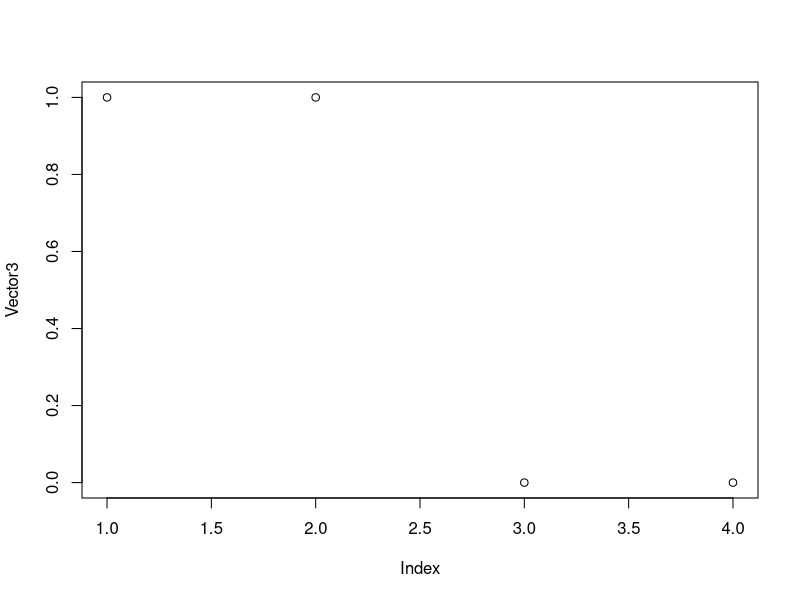
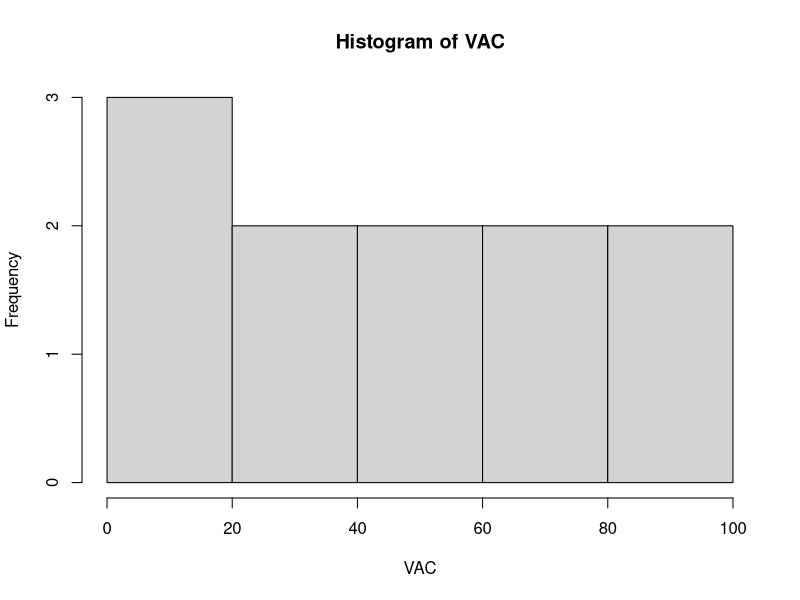

Recreate these plots in R, in order.
#If
Nota = 70

if(Nota >=70) {
  
  print ("Aprobado") 
  
}else{
  ("Reprobado")
}

#for
Final=7

for (i in 1:Final) {
  if (i>=7) {
    print("Estoy aprobado")
  }
}

Var1=2L
Var2=2
Var3="Caracter"

#integer
auto=1000
Casa=2000
auto+Casa

#double
M=700000
N=300000
O=sqrt(M+N)
paste("Valor de O es:",O)

#caracter
print("Ciencias de datos es solo para gatos")

#vectorenteros

V=c(1L,2L,3L,4L,5L)
class(V)
V

#vectormeses
VectorMes = c ("enero","febrero", "marzo", "Abril","Mayo","Junio","Julio","Agosto", "Septiembre","Octubre","Noviembre","Diciembre")
VectorMes
class(VectorMes)

#vectorpersonas
VPersona = c("Emma","Jennifer","Gal","Fran")
VPersona
class(VPersona)

View(data.frame(Vector1))

#vectorpeliculas
Vector1 = c ("Shreck","Shreck 2","Shreck tercero","Shreck:Felices para siempre")
Vector1

#vectorpuntuacion
Vector2 = c(7.9,7.2,6.1,6.3)
Vector2 

Vector3 = c(TRUE, TRUE, FALSE, FALSE)
Vector3

Shreck = data.frame(Vector1,Vector2,Vector3)
View(Shreck)
#vector(true/false)
a <- c(2001,2004,2007,2010)
a[c(TRUE, TRUE, FALSE, FALSE)]

#cantidad de valores
length(Vector3)

#valor min y max
min(Vector2);max(Vector2)

#suma de valores
sum(Vector2)

#valor medio y 
mean(Vector3);median(Vector3)

#filtro
sort(Vector1)
sort(VPersona)

#grafico de trazado
plot(Vector3)

#elemento unico
unique(Vector1)

#donde esta el valor x, cual es el valormin/mx,

VectorW = c(2,3,24,5,99,8,1,6,7,0)
VectorW
which(VectorW==24)
which.min(VectorW)
which.max(VectorW)

#Raiz cuadrada
A=sum(Vector2)
sqrt(A)

#vector 1 al 100
VA=c(1:100)
class(VA)
VA

# 1 al 100 de 10 en 10
VAC = seq(0,100, by=10)
VAC
hist(VAC)